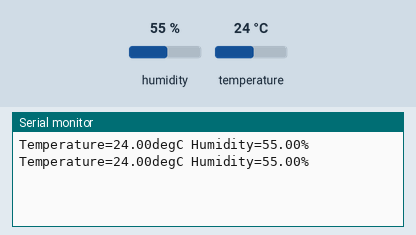
Recording of a sketch running on a simulated Arduino Uno, built with avr-gcc and run on an emulated ATmega328P. On the bench: the last lines printed to the serial monitor. The inputs (shaded band) are chosen by the test bench; at power-on: humidity 55 %, temperature 24 °C.

Above: at 2.8 s.
2.9 s: humidity set to 22 %
At 3.8 s:
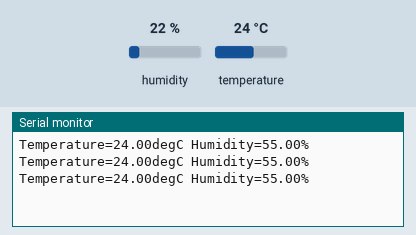
5.6 s: temperature set to 12 °C
At 6.5 s:
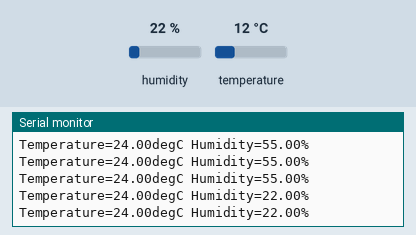
8.3 s: humidity set to 40 %
At 9.8 s:
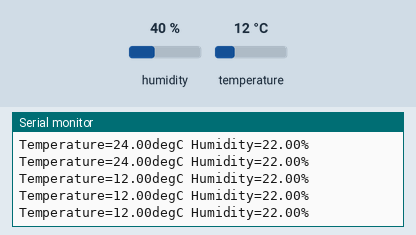
Timing chart, 0 to 11.3 s (numbered marks = the images above; inputs shaded):
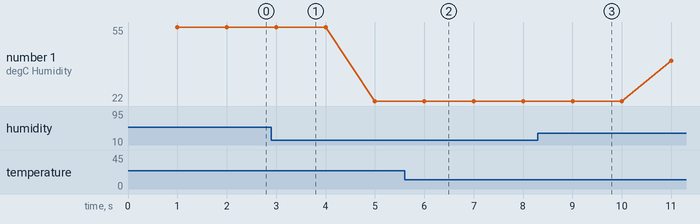

The sketch:

03_DHT22.ino
```cpp
#define DHTPin    19

#include <DHT.h>

DHT dht(DHTPin,DHT22);

float t,h,temperature,humidity;
unsigned long int timer;

void setup()
{
  Serial.begin(115200);
  dht.begin();
}

void loop()
{
  t=dht.readTemperature();
  h=dht.readHumidity();
  if(!isnan(t) && !isnan(h))
  {
    temperature = t;
    humidity = h;
  }

  if(millis()-timer>=1000)
  {
    timer=millis();
    Serial.println("Temperature="+String(temperature)+"degC Humidity="+String(humidity)+"%");
  }
  delay(1);
}
```

Measured:
- plotted number 1: 55 → 22 after the input at 2.9 s, 22 → 40 after the input at 8.3 s
